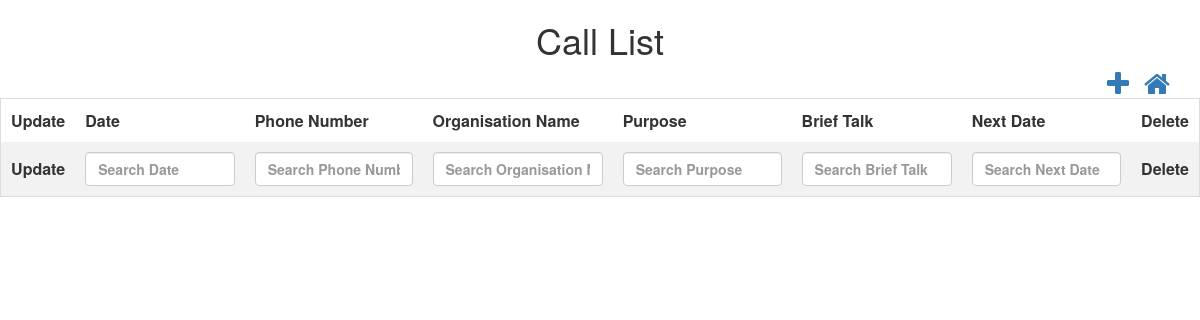
Before: /controllers/callList.php (signed in) with the older database file.
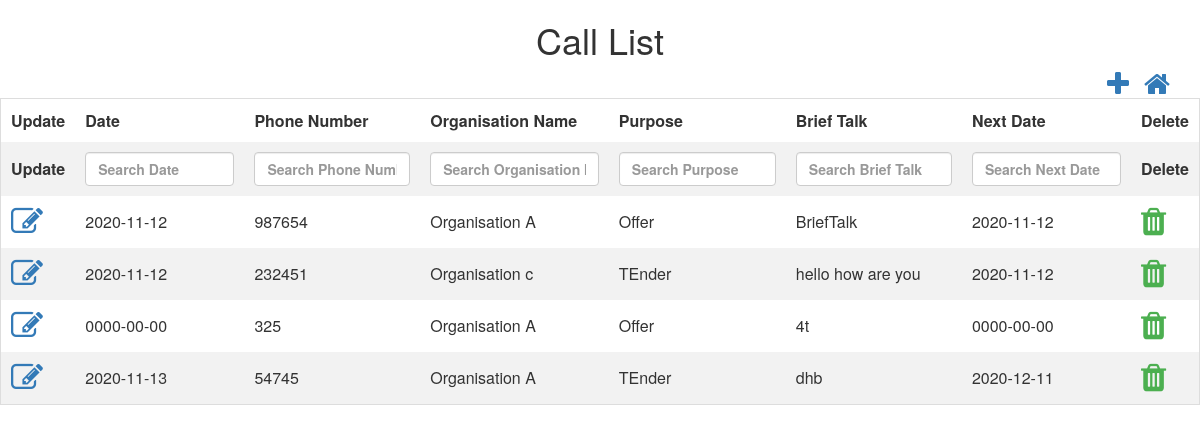
After: the same page with the newer database file.
### tables this page shows
CREATE TABLE `tbl_calllist` (
  `nid` int(10) NOT NULL,
  `ncall_list_id` int(10) NOT NULL,
  `ddate` date NOT NULL,
  `cphoneNumber` varchar(50) NOT NULL,
  `nperson_id` int(10) NOT NULL,
  `norg_id` int(10) NOT NULL,
  `npurpose_id` int(10) NOT NULL,
  `tbriefTalk` text NOT NULL,
  `dnext_date` date NOT NULL,
  `isActive` bit(1) NOT NULL,
  `isAvailable` bit(1) NOT NULL,
  `dcreated_date` datetime NOT NULL,
  `dupdated_date` datetime NOT NULL
);

CREATE TABLE `tbl_organisation` (
  `nid` int(10) NOT NULL,
  `norg_id` int(10) NOT NULL,
  `corg_name` varchar(50) NOT NULL,
  `corg_address` varchar(50) NOT NULL,
  `corg_city` varchar(50) NOT NULL,
  `corg_state` varchar(50) NOT NULL,
  `corg_country` varchar(50) NOT NULL,
  `corg_mobileNumber` varchar(10) NOT NULL,
  `corg_emailId` varchar(50) NOT NULL,
  `norg_segment_id` int(10) NOT NULL,
  `isActive` bit(1) NOT NULL,
  `isAvailable` bit(1) NOT NULL,
  `dcreated_date` datetime NOT NULL,
  `dupdated_date` datetime NOT NULL
);

CREATE TABLE `tbl_purpose` (
  `nid` int(10) NOT NULL,
  `npurpose_id` int(10) NOT NULL,
  `cpurpose_name` varchar(50) NOT NULL,
  `isActive` bit(1) NOT NULL,
  `isAvailable` bit(1) NOT NULL,
  `dcreated_date` datetime NOT NULL,
  `dupdated_date` datetime NOT NULL
);

### controllers/callList.php (the view, shortened to what this page needs)
<html>
<head>
    <link rel="stylesheet" href="../css/theme.css">
    <link rel="stylesheet" href="https://cdn.datatables.net/1.10.22/css/jquery.dataTables.min.css">
    <link rel="stylesheet" href="https://cdnjs.cloudflare.com/ajax/libs/font-awesome/4.7.0/css/font-awesome.min.css">
    <link rel="stylesheet" href="https://maxcdn.bootstrapcdn.com/bootstrap/3.4.1/css/bootstrap.min.css">
</head>
<h1>Call List</h1>
<div class="container">
    <a style="float:right;margin-left: 15px;" href="../dashboard.php"><i class="fa fa-home fa-2x"></i></a>
    <a style="float:right" href="#call_list_modal" data-toggle="modal" id='add' data-id="1"><i class="fa fa-plus fa-2x"
                                                                                                  aria-hidden="true"></i></a>
</div>
<?php
$conn = OpenCon();
$sql = "SELECT c.ncall_list_id,c.ddate,c.cphoneNumber,c.norg_id,c.npurpose_id,c.tbriefTalk,c.dnext_date,c.isAvailable,o.corg_name,p.cpurpose_name
 from tbl_callList As c
JOIN tbl_organisation AS o
ON c.norg_id=o.norg_id
JOIN tbl_purpose AS p
ON c.npurpose_id=p.npurpose_id
where c.isAvailable=1;";
$retval = mysqli_query($conn, $sql);
echo "<table id='callListTable'  name='callListTable' >
            <thead>
            <tr>
            <th style='display:none;'>ID</th>
            <th>Update</th>
            <th>Date</th>
            <th>Phone Number</th>
            <th>Organisation Name</th>
            <th>Purpose</th>
            <th>Brief Talk</th>
            <th>Next Date</th>
            <th>Delete</th>
            </tr>
            </thead>
                   <tbody>
            ";
while ($row = mysqli_fetch_array($retval, MYSQLI_ASSOC)) {
    echo "<tr>";
    echo "<td ><a  href='#call_list_modal' data-toggle='modal' class='updateClass' data-id='2'><i class='fa fa-edit fa-2x'></i></a></td>";
    echo "<td>" . $row['ddate'] . "</td>";
    echo "<td>" . $row['cphoneNumber'] . "</td>";
    echo "<td>" . $row['corg_name'] . "</td>";
    echo "<td>" . $row['cpurpose_name'] . "</td>";
    echo "<td>" . $row['tbriefTalk'] . "</td>";
    echo "<td>" . $row['dnext_date'] . "</td>";
    echo "<td class='action-delete'><i class='fa fa-trash fa-2x' style='color:#4caf50;'</i></td>";
    echo "</tr>";
}
echo "</tbody></table>";
?>
</html>

### css/theme.css (style rules this page uses)
h1 { text-align: center; }
table { border-collapse: collapse; border-spacing: 0; width: 100%; border: 1px solid #ddd; }
th { text-align: left; padding: 10px !important; }
td { text-align: left; padding: 10px !important; }
tr:nth-child(even) { background-color: #f2f2f2; }

Changed rows visible on the page:
now on this page (row edited): tbl_calllist: ddate "2020-11-12", cphoneNumber "987654", tbl_organisation.corg_name "Organisation A", tbl_purpose.cpurpose_name "Offer", tbriefTalk "BriefTalk", dnext_date "2020-11-12"
added tbl_calllist: ddate "2020-11-12", cphoneNumber "232451", tbl_organisation.corg_name "Organisation c", tbl_purpose.cpurpose_name "TEnder", tbriefTalk "hello how are you", dnext_date "2020-11-12"
added tbl_calllist: ddate "0000-00-00", cphoneNumber "325", tbl_organisation.corg_name "Organisation A", tbl_purpose.cpurpose_name "Offer", tbriefTalk "4t", dnext_date "0000-00-00"
added tbl_calllist: ddate "2020-11-13", cphoneNumber "54745", tbl_organisation.corg_name "Organisation A", tbl_purpose.cpurpose_name "TEnder", tbriefTalk "dhb", dnext_date "2020-12-11"
